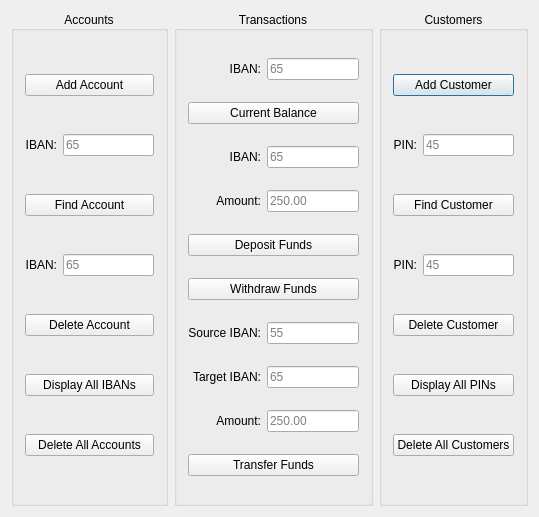
<?xml version="1.0" encoding="UTF-8"?>
<ui version="4.0">
 <class>MainWindow</class>
 <widget class="QMainWindow" name="MainWindow">
  <property name="geometry">
   <rect>
    <x>0</x>
    <y>0</y>
    <width>539</width>
    <height>517</height>
   </rect>
  </property>
  <property name="minimumSize">
   <size>
    <width>539</width>
    <height>517</height>
   </size>
  </property>
  <property name="maximumSize">
   <size>
    <width>539</width>
    <height>517</height>
   </size>
  </property>
  <property name="windowTitle">
   <string>Banking System - Aleks Angelov - COS 221a</string>
  </property>
  <widget class="QWidget" name="centralWidget">
   <layout class="QGridLayout" name="gridLayout_2">
    <item row="0" column="0">
     <widget class="QGroupBox" name="accountOperations">
      <property name="title">
       <string>Accounts</string>
      </property>
      <property name="alignment">
       <set>Qt::AlignCenter</set>
      </property>
      <layout class="QGridLayout" name="gridLayout_3">
       <item row="0" column="0" colspan="2">
        <widget class="QPushButton" name="accountAdd">
         <property name="text">
          <string>Add Account</string>
         </property>
        </widget>
       </item>
       <item row="1" column="0">
        <widget class="QLabel" name="accountFindIbanLabel">
         <property name="text">
          <string>IBAN:</string>
         </property>
         <property name="alignment">
          <set>Qt::AlignRight|Qt::AlignTrailing|Qt::AlignVCenter</set>
         </property>
        </widget>
       </item>
       <item row="1" column="1">
        <widget class="QLineEdit" name="accountFindIban">
         <property name="text">
          <string/>
         </property>
         <property name="placeholderText">
          <string>65</string>
         </property>
        </widget>
       </item>
       <item row="2" column="0" colspan="2">
        <widget class="QPushButton" name="accountFind">
         <property name="text">
          <string>Find Account</string>
         </property>
        </widget>
       </item>
       <item row="3" column="0">
        <widget class="QLabel" name="accountDeleteIbanLabel">
         <property name="text">
          <string>IBAN:</string>
         </property>
         <property name="alignment">
          <set>Qt::AlignRight|Qt::AlignTrailing|Qt::AlignVCenter</set>
         </property>
        </widget>
       </item>
       <item row="3" column="1">
        <widget class="QLineEdit" name="accountDeleteIban">
         <property name="placeholderText">
          <string>65</string>
         </property>
        </widget>
       </item>
       <item row="4" column="0" colspan="2">
        <widget class="QPushButton" name="accountDelete">
         <property name="text">
          <string>Delete Account</string>
         </property>
        </widget>
       </item>
       <item row="5" column="0" colspan="2">
        <widget class="QPushButton" name="accountDisplayIbans">
         <property name="text">
          <string>Display All IBANs</string>
         </property>
        </widget>
       </item>
       <item row="6" column="0" colspan="2">
        <widget class="QPushButton" name="accountDeleteAll">
         <property name="text">
          <string>Delete All Accounts</string>
         </property>
        </widget>
       </item>
      </layout>
     </widget>
    </item>
    <item row="0" column="1">
     <widget class="QGroupBox" name="transactionOperations">
      <property name="title">
       <string>Transactions</string>
      </property>
      <property name="alignment">
       <set>Qt::AlignCenter</set>
      </property>
      <layout class="QGridLayout" name="gridLayout">
       <item row="0" column="0">
        <widget class="QLabel" name="transactionBalanceIbanLabel">
         <property name="text">
          <string>IBAN:</string>
         </property>
         <property name="alignment">
          <set>Qt::AlignRight|Qt::AlignTrailing|Qt::AlignVCenter</set>
         </property>
        </widget>
       </item>
       <item row="0" column="1">
        <widget class="QLineEdit" name="transactionBalanceIban">
         <property name="placeholderText">
          <string>65</string>
         </property>
        </widget>
       </item>
       <item row="1" column="0" colspan="2">
        <widget class="QPushButton" name="transactionBalance">
         <property name="text">
          <string>Current Balance</string>
         </property>
        </widget>
       </item>
       <item row="2" column="0">
        <widget class="QLabel" name="transactionDepositIbanLabel">
         <property name="text">
          <string>IBAN:</string>
         </property>
         <property name="alignment">
          <set>Qt::AlignRight|Qt::AlignTrailing|Qt::AlignVCenter</set>
         </property>
        </widget>
       </item>
       <item row="2" column="1">
        <widget class="QLineEdit" name="transactionDepositIban">
         <property name="placeholderText">
          <string>65</string>
         </property>
        </widget>
       </item>
       <item row="3" column="0">
        <widget class="QLabel" name="transactionDepositAmountLabel">
         <property name="text">
          <string>Amount:</string>
         </property>
         <property name="alignment">
          <set>Qt::AlignRight|Qt::AlignTrailing|Qt::AlignVCenter</set>
         </property>
        </widget>
       </item>
       <item row="3" column="1">
        <widget class="QLineEdit" name="transactionDepositAmount">
         <property name="placeholderText">
          <string>250.00</string>
         </property>
        </widget>
       </item>
       <item row="4" column="0" colspan="2">
        <widget class="QPushButton" name="transactionDeposit">
         <property name="text">
          <string>Deposit Funds</string>
         </property>
        </widget>
       </item>
       <item row="5" column="0" colspan="2">
        <widget class="QPushButton" name="transactionWithdraw">
         <property name="text">
          <string>Withdraw Funds</string>
         </property>
        </widget>
       </item>
       <item row="6" column="0">
        <widget class="QLabel" name="transactionTransferSourceLabel">
         <property name="text">
          <string>Source IBAN:</string>
         </property>
         <property name="alignment">
          <set>Qt::AlignRight|Qt::AlignTrailing|Qt::AlignVCenter</set>
         </property>
        </widget>
       </item>
       <item row="6" column="1">
        <widget class="QLineEdit" name="transactionTransferSource">
         <property name="placeholderText">
          <string>55</string>
         </property>
        </widget>
       </item>
       <item row="7" column="0">
        <widget class="QLabel" name="transactionTransferTargetLabel">
         <property name="text">
          <string>Target IBAN:</string>
         </property>
         <property name="alignment">
          <set>Qt::AlignRight|Qt::AlignTrailing|Qt::AlignVCenter</set>
         </property>
        </widget>
       </item>
       <item row="7" column="1">
        <widget class="QLineEdit" name="transactionTransferTarget">
         <property name="placeholderText">
          <string>65</string>
         </property>
        </widget>
       </item>
       <item row="8" column="0">
        <widget class="QLabel" name="transactionTransferAmountLabel">
         <property name="text">
          <string>Amount:</string>
         </property>
         <property name="alignment">
          <set>Qt::AlignRight|Qt::AlignTrailing|Qt::AlignVCenter</set>
         </property>
        </widget>
       </item>
       <item row="8" column="1">
        <widget class="QLineEdit" name="transactionTransferAmount">
         <property name="placeholderText">
          <string>250.00</string>
         </property>
        </widget>
       </item>
       <item row="9" column="0" colspan="2">
        <widget class="QPushButton" name="transactionTransfer">
         <property name="text">
          <string>Transfer Funds</string>
         </property>
        </widget>
       </item>
      </layout>
     </widget>
    </item>
    <item row="0" column="2">
     <widget class="QGroupBox" name="customerOperations">
      <property name="title">
       <string>Customers</string>
      </property>
      <property name="alignment">
       <set>Qt::AlignCenter</set>
      </property>
      <layout class="QGridLayout" name="gridLayout_4">
       <item row="0" column="0" colspan="2">
        <widget class="QPushButton" name="customerAdd">
         <property name="text">
          <string>Add Customer</string>
         </property>
         <property name="autoDefault">
          <bool>true</bool>
         </property>
         <property name="default">
          <bool>true</bool>
         </property>
        </widget>
       </item>
       <item row="1" column="0">
        <widget class="QLabel" name="customerFindPinLabel">
         <property name="text">
          <string>PIN:</string>
         </property>
         <property name="alignment">
          <set>Qt::AlignRight|Qt::AlignTrailing|Qt::AlignVCenter</set>
         </property>
        </widget>
       </item>
       <item row="1" column="1">
        <widget class="QLineEdit" name="customerFindPin">
         <property name="placeholderText">
          <string>45</string>
         </property>
        </widget>
       </item>
       <item row="2" column="0" colspan="2">
        <widget class="QPushButton" name="customerFind">
         <property name="text">
          <string>Find Customer</string>
         </property>
        </widget>
       </item>
       <item row="3" column="0">
        <widget class="QLabel" name="customerDeletePinLabel">
         <property name="text">
          <string>PIN:</string>
         </property>
         <property name="alignment">
          <set>Qt::AlignRight|Qt::AlignTrailing|Qt::AlignVCenter</set>
         </property>
        </widget>
       </item>
       <item row="3" column="1">
        <widget class="QLineEdit" name="customerDeletePin">
         <property name="placeholderText">
          <string>45</string>
         </property>
        </widget>
       </item>
       <item row="4" column="0" colspan="2">
        <widget class="QPushButton" name="customerDelete">
         <property name="text">
          <string>Delete Customer</string>
         </property>
        </widget>
       </item>
       <item row="5" column="0" colspan="2">
        <widget class="QPushButton" name="customerDisplayPins">
         <property name="text">
          <string>Display All PINs</string>
         </property>
        </widget>
       </item>
       <item row="6" column="0" colspan="2">
        <widget class="QPushButton" name="customerDeleteAll">
         <property name="text">
          <string>Delete All Customers</string>
         </property>
        </widget>
       </item>
      </layout>
     </widget>
    </item>
   </layout>
  </widget>
 </widget>
 <layoutdefault spacing="6" margin="11"/>
 <resources/>
 <connections/>
</ui>
